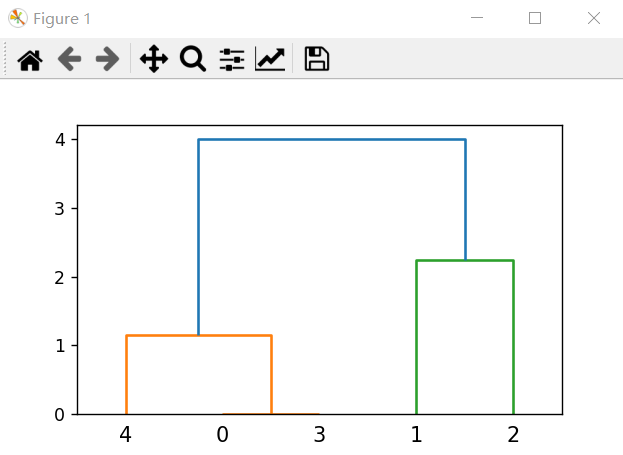

Generate this figure with Python:
###cluster.py
#导入相应的包
from scipy.cluster.hierarchy import dendrogram, linkage,fcluster
from matplotlib import pyplot as plt

'''
linkage函数执行的层次聚类分析是一种基于距离的聚类方法，通过计算数据点之间的距离或相似性来将它们分组。
linkage(y, method=’single’, metric=’euclidean’) 共包含3个参数: 
1. y是距离矩阵,可以是1维压缩向量（距离向量），也可以是2维观测向量（坐标矩阵）。
   若y是1维压缩向量，则y必须是n个初始观测值的组合，n是坐标矩阵中成对的观测值。
   若y是2维观测向量，则在层次聚类中，特征矩阵通常表示数据点之间的距离或相似性。
   
2. method是指计算类间距离的方法。
    method=’single’：指定聚类算法。在这里，method=’single’表示使用单链接（Single Linkage）算法进行聚类。
                     单链接算法是一种基于距离的聚类方法，它在每次合并两个簇时，选择两个簇中距离最近的两个数据点作为新簇的种子。
    method=’ward’:   是一个距离度量标准，它表示使用沃德距离（Ward's distance）作为聚类的依据。
    沃德距离是一种基于方差的距离度量标准，它试图最小化每个簇内的方差，并最大化不同簇之间的方差。这种方法在层次聚类分析中常被使用，因为它可以有效地发现自然的聚类结构。
    
3.metric=’euclidean’：指定距离度量标准。在这里，metric=’euclidean’表示使用欧氏距离（Euclidean distance）作为距离度量标准。
                      欧氏距离是一种常见的距离度量标准，它在二维空间中表示两个数据点之间的直线距离。
    返回一个Z矩阵，该矩阵表示数据点之间的聚类关系。Z矩阵的元素是整数，表示数据点所属的簇。例如，如果Z[i, j]的值为 1，则表示数据点i和j属于同一个簇；如果Z[i, j]的值为 0，则表示数据点i和j不属于同一个簇。
'''


'''
fcluster 是 scipy.cluster.hierarchy 模块中的一个函数，用于从层次聚类中形成的链接矩阵（通常是通过 linkage 函数生成的）中提取聚类
fcluster(Z, t, criterion=’inconsistent’, depth=2, R=None, monocrit=None) 
1.第一个参数Z是linkage得到的矩阵,记录了层次聚类的层次信息; 
2.t是一个聚类的阈值-“The threshold to apply when forming flat clusters”。
    Z: array_like
        描述: 链接矩阵，通常是通过 linkage 函数生成的。这个矩阵编码了层次聚类过程中各个簇的合并顺序。
        形状: (n-1, 4)，其中 n 是原始数据点的数量。
        内容: 每一行代表一次合并操作，包含四个元素：[i, j, u, v]，其中 i 和 j 是被合并的簇的索引，u 和 v 是这两个簇在合并后的新簇中的索引。
    t: float
        描述: 截断距离。所有在链接矩阵中距离小于或等于 t 的簇都将被合并到同一个簇中。
        用法: 根据特定的 criterion 参数（见下文），选择适合的 t 值可以产生不同粒度的聚类结果。
        criterion: str, optional
        描述: 用于确定哪些簇应该被合并的标准。
        可选值:
        'inconsistent': 使用不一致系数作为合并标准。这是默认的选项。
        'distance': 使用原始的距离作为合并标准。
        'maxclust': 合并簇直到达到或超过 t 值的簇的数量。  √ 
        用法: 根据你的聚类需求选择合适的标准。例如，'inconsistent' 标准通常会产生更紧凑的簇，而 'distance' 标准可能会产生更松散的簇。
    depth: int, optional
        描述: 当 criterion 为 'maxclust' 时，这个参数指定了最大簇的数量。
        用法: 例如，depth=2 表示将数据集分割成最多2个簇。
    R: array_like, optional
        描述: 用于不一致系数的阈值矩阵。通常不需要手动设置，除非你有特定的需求。
        形状: (n, n)，其中 n 是原始数据点的数量。
        用法: 如果提供了 R，则 fcluster 会使用 R 而不是从 Z 中计算不一致系数。
    monocrit: str, optional
        描述: 用于 'distance' 标准的单标准类型。当 criterion 为 'distance' 时，此参数可用于选择如何计算距离。
        可选值: 可以是 'median' 或 'mean'。
        用法: 例如，monocrit='median' 表示使用簇中所有点对的距离的中位数作为簇间距离。
        返回值:
    fcluster: ndarray
        形状: (n,)
        内容: 一个整数数组，其中每个整数表示对应数据点所属的簇的索引。
        注意：在使用 fcluster 之前，通常需要先使用 linkage 函数从原始数据生成链接矩阵 Z。
'''

X = [[1,2],[3,2],[4,4],[1,2],[1,3]]
Z = linkage(X, 'ward')
f = fcluster(Z,4,'distance')

fig = plt.figure(figsize=(5, 3))
dn = dendrogram(Z)
print(Z)
'''
   第 0 次 ：   [[0.         3.         0.         2.        ]
   第 1 次 ：    [4.         5.         1.15470054 3.        ]
   第 2 次 ：    [1.         2.         2.23606798 2.        ]
   第 3 次 ：    [6.         7.         4.00832467 5.        ]]
'''
plt.show()


'''
plt.figure()：这是一个用于创建一个新的图形窗口的函数。
    figsize=(5, 3)：这是figure函数的一个参数，用于设置图形的尺寸。
         它是一个元组，第一个元素是图形的宽度（以英寸为单位），
                    第二个元素是图形的高度（以英寸为单位）。在这个例子中，图形的宽度被设置为5英寸，高度被设置为3英寸。
    fig：这是一个变量，用于存储plt.figure()返回的图形对象。这个对象可以用于进一步定制图形，例如添加子图、设置标题、调整边距等。
    在你创建了图形对象fig之后，你可以使用它来添加各种图形元素，例如通过fig.add_subplot()添加子图，或者通过fig.v()设置整个图形的标题。
    

dendrogram(Z) 是 Python 中 scipy.cluster.hierarchy 模块中的一个函数，用于根据链接矩阵 Z（通常是通过层次聚类算法如 linkage 函数生成的）绘制树状图（dendrogram）。
    树状图是一种可视化工具，用于展示层次聚类中各个簇之间的合并顺序和相对距离。它可以帮助用户理解数据的聚类结构，以及聚类过程中簇是如何逐步形成的。
    dendrogram 函数返回一个对象，通常被赋值给变量 dn，这个对象包含有关树状图的信息，例如叶子节点的位置、颜色和标签等。这些信息可以用于进一步定制树状图的外观。
    下面是 dendrogram 函数的一些常见参数及其描述：
    Z: 链接矩阵，通常通过 linkage 函数生成。
    orientation: 树状图的方向，可以是 'top'、'bottom'、'left' 或 'right'。
    labels: 数据点的标签，用于在树状图的叶子节点上显示。
    distance_sort: 是否根据距离对树状图的叶子节点进行排序。
    show_leaf_counts: 是否在树状图的叶子节点旁显示数据点的数量。
    leaf_rotation: 叶子节点的旋转角度。
    leaf_font_size: 叶子节点标签的字体大小。
    使用 dendrogram 函数后，通常还需要调用 plt.show()（如果你已经导入了 matplotlib.pyplot 作为 plt）来显示树状图。
'''
